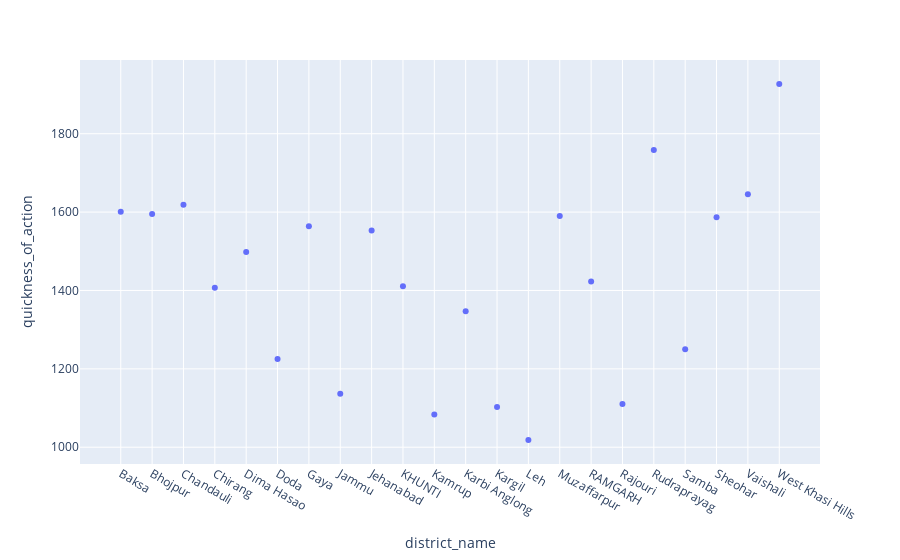

The cell this chart's notebook holds for it:
### Code cell
px.scatter(avg_quickness_district, x="district_name", y="quickness_of_action")

### Figure 1 — Plotly figure (JSON) as saved in the notebook; plotly's stock layout.template omitted (floating-point values rounded to 4 significant figures)
{"data": [{"hovertemplate": "district_name=%{x}<br>quickness_of_action=%{y}<extra></extra>", "legendgroup": "", "marker": {"color": "#636efa", "symbol": "circle"}, "mode": "markers", "name": "", "orientation": "v", "showlegend": false, "x": ["Baksa", "Bhojpur", "Chandauli", "Chirang", "Dima Hasao", "Doda", "Gaya", "Jammu", "Jehanabad", "KHUNTI", "Kamrup", "Karbi Anglong", "Kargil", "Leh", "Muzaffarpur", "RAMGARH", "Rajouri", "Rudraprayag", "Samba", "Sheohar", "Vaishali", "West Khasi Hills"], "xaxis": "x", "y": [1601, 1595.0, 1619.0, 1407.0, 1498.0, 1225, 1564.0, 1136.0, 1553.0, 1410.0, 1083.0, 1347.0, 1102.0, 1018.0, 1590.0, 1423.0, 1111.0, 1758.0, 1250.0, 1587.0, 1646.0, 1927], "yaxis": "y", "type": "scatter"}], "layout": {"xaxis": {"anchor": "y", "domain": [0, 1], "title": {"text": "district_name"}, "type": "category", "range": [-1.332, 22.33], "autorange": true}, "yaxis": {"anchor": "x", "domain": [0, 1], "title": {"text": "quickness_of_action"}, "type": "linear", "range": [950.4, 1995.0], "autorange": true}, "legend": {"tracegroupgap": 0}, "margin": {"t": 60}, "autosize": true}}
